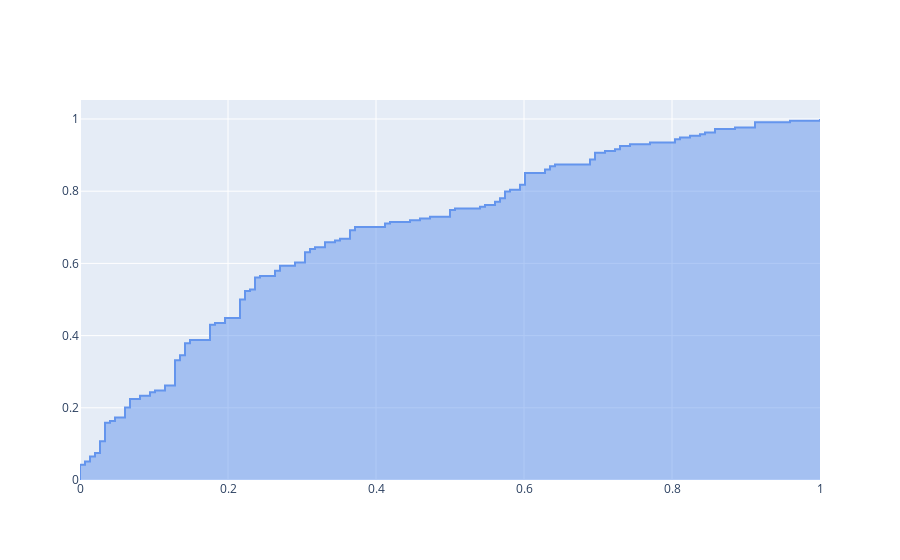

Source (notebook cell):
### Code cell
# Building best model
model = LogisticRegression(random_state = 30)
model.fit(X_train_best, y_train)
y_pred = model.predict_proba(X_test_best)[:,1]

# Computing AUC score
fpr, tpr, thersholds = roc_curve(y_test, y_pred)
auc_score = auc(fpr, tpr)

# Plotting the AUC-ROC Plot
fig = go.Figure()

# Area Under the Curve
fig.add_trace(go.Scatter(x = fpr,
                        y = tpr,
                        mode = 'lines',
                        fill = 'tozeroy',
                        line=dict(color = 'cornflowerblue', width = 2),
                        name = f'AUC = {auc_score:.3f}'))

### Figure 1 — Plotly figure (JSON) as saved in the notebook; plotly's stock layout.template omitted (floating-point values rounded to 4 significant figures; data arrays with more than 128 entries replaced by an {"elided": "..."} marker saying what was removed)
{"data": [{"fill": "tozeroy", "line": {"color": "cornflowerblue", "width": 2}, "mode": "lines", "name": "AUC = 0.696", "type": "scatter", "x": {"elided": "145 float values"}, "y": {"elided": "145 float values"}}], "layout": {}}
